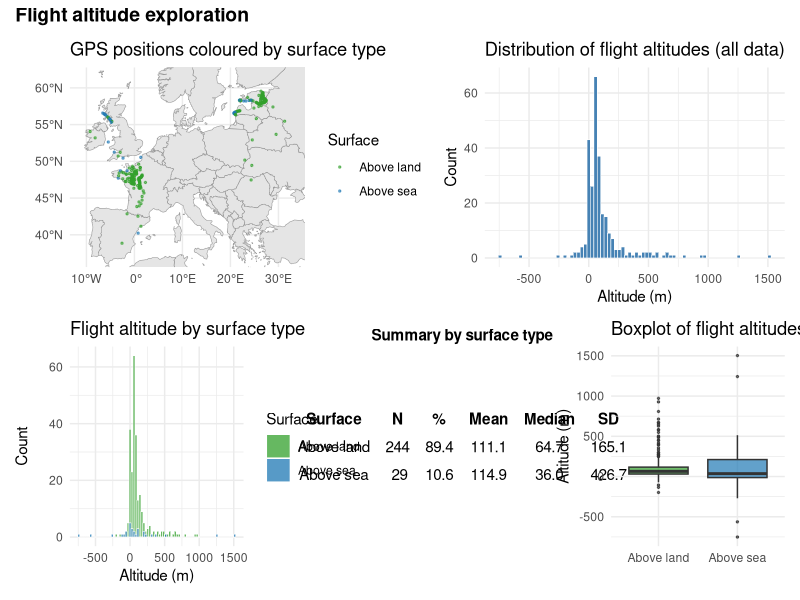

This figure's R source:
################# 

# Plot more your data

## ── Plot GPS data on a map & explore flight altitude distributions ──────────
## Help from Victor — February 2026

library(tidyverse)
library(sf)
library(rnaturalearth)
library(patchwork)

# ── 1. Load data ─────────────────────────────────────────────────────────────
gps <- read.csv("outputs/05_flightdata_with_elevation.csv")

str(gps)
summary(gps$real_altitude_DEM_EU)

# ── 2. Classify points as above land or above sea ───────────────────────────
# Use Natural Earth land polygons to determine if each point is over land
land <- rnaturalearth::ne_countries(scale = "medium", returnclass = "sf") %>%
  sf::st_union() %>%        # merge all countries into a single multipolygon
  sf::st_make_valid()

# Convert GPS points to sf
gps_sf <- sf::st_as_sf(gps, coords = c("Longitude", "Latitude"), crs = 4326)

# Spatial intersection: does each point fall within land?
on_land <- sf::st_intersects(gps_sf, land, sparse = FALSE)[, 1]

gps$surface <- ifelse(on_land, "Above land", "Above sea")
gps_sf$surface <- gps$surface

cat("\n── Surface classification ──\n")
print(table(gps$surface))
cat("\n")

# ── 3. Map of GPS positions ─────────────────────────────────────────────────
world <- rnaturalearth::ne_countries(scale = "medium", returnclass = "sf")

bbox <- sf::st_bbox(gps_sf)
buf  <- 2

map_plot <- ggplot() +
  geom_sf(data = world, fill = "grey90", colour = "grey60", linewidth = 0.2) +
  geom_sf(data = gps_sf, aes(colour = surface), size = 0.5, alpha = 0.6) +
  scale_colour_manual(values = c("Above sea" = "#1f78b4", "Above land" = "#33a02c"),
                      name = "Surface") +
  coord_sf(
    xlim = c(bbox["xmin"] - buf, bbox["xmax"] + buf),
    ylim = c(bbox["ymin"] - buf, bbox["ymax"] + buf)
  ) +
  theme_minimal(base_size = 11) +
  labs(title = "GPS positions coloured by surface type")

# ── 4. Overall altitude distribution ────────────────────────────────────────
hist_all <- ggplot(gps, aes(x = real_altitude_DEM_EU)) +
  geom_histogram(bins = 80, fill = "steelblue", colour = "white", linewidth = 0.2) +
  theme_minimal(base_size = 11) +
  labs(title = "Distribution of flight altitudes (all data)",
       x = "Altitude (m)", y = "Count")

# ── 5. Altitude distributions by surface type ───────────────────────────────
hist_split <- ggplot(gps, aes(x = real_altitude_DEM_EU, fill = surface)) +
  geom_histogram(bins = 80, colour = "white", linewidth = 0.2, alpha = 0.75,
                 position = "identity") +
  scale_fill_manual(values = c("Above sea" = "#1f78b4", "Above land" = "#33a02c"),
                    name = "Surface") +
  theme_minimal(base_size = 11) +
  labs(title = "Flight altitude by surface type",
       x = "Altitude (m)", y = "Count")

# Summary table as a plot (using gridExtra)
library(gridExtra)

summary_df <- gps %>%
  group_by(Surface = surface) %>%
  summarise(
    N      = n(),
    `%`    = round(n() / nrow(gps) * 100, 1),
    Mean   = round(mean(real_altitude_DEM_EU, na.rm = TRUE), 1),
    Median = round(median(real_altitude_DEM_EU, na.rm = TRUE), 1),
    SD     = round(sd(real_altitude_DEM_EU, na.rm = TRUE), 1),
    .groups = "drop"
  )

table_plot <- ggplot() +
  annotation_custom(tableGrob(summary_df, rows = NULL,
                              theme = ttheme_minimal(base_size = 11))) +
  theme_void() +
  labs(title = "Summary by surface type") +
  theme(plot.title = element_text(size = 11, face = "bold", hjust = 0.5))

box_split <- ggplot(gps, aes(x = surface, y = real_altitude_DEM_EU, fill = surface)) +
  geom_boxplot(alpha = 0.7, outlier.size = 0.5) +
  scale_fill_manual(values = c("Above sea" = "#1f78b4", "Above land" = "#33a02c"),
                    guide = "none") +
  theme_minimal(base_size = 11) +
  labs(title = "Boxplot of flight altitudes",
       x = NULL, y = "Altitude (m)")

# ── 6. Summary stats ────────────────────────────────────────────────────────
gps %>%
  group_by(surface) %>%
  summarise(
    n      = n(),
    mean   = mean(real_altitude_DEM_EU, na.rm = TRUE),
    median = median(real_altitude_DEM_EU, na.rm = TRUE),
    sd     = sd(real_altitude_DEM_EU, na.rm = TRUE),
    min    = min(real_altitude_DEM_EU, na.rm = TRUE),
    max    = max(real_altitude_DEM_EU, na.rm = TRUE),
    .groups = "drop"
  ) %>%
  print()

# ── 7. Compose & save figures ───────────────────────────────────────────────
p_combined <- (map_plot | hist_all) /
              (hist_split | table_plot | box_split) +
  plot_annotation(title = "Flight altitude exploration",
                  theme = theme(plot.title = element_text(size = 14, face = "bold")))

dir.create("output", showWarnings = FALSE)
ggsave("figures/flight_altitude_exploration.png", p_combined,
       width = 16, height = 10, dpi = 200, bg = "white")

message("Done — figure saved to output/flight_altitude_exploration.png")
